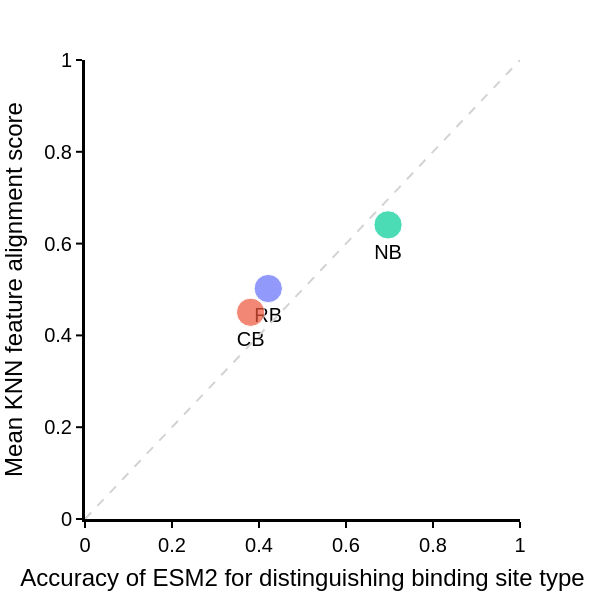

This figure's notebook cell:
### Code cell
import pandas as pd
import plotly.colors as pc
import plotly.express as px
import plotly.graph_objects as go
import numpy as np

distance_metric = "cosine"
df = pd.DataFrame(literature_performance_per_binding_class).T.reset_index()
df.columns = ["binding_class",
                "label_size", "text_label", "cosine", "la"]
df['binding_class_name'] = df[
    'binding_class'
    ].str.replace(".", " ")
df['label_size'] = np.sqrt(df['label_size'].to_numpy().astype(float))

df_sorted = df.sort_values(by="label_size", ascending=False).reset_index(
    drop=True
    )
num_classes = df_sorted['binding_class_name'].nunique()
df_sorted['label_size'] = df_sorted['label_size'].astype(float)

fig_1b = px.scatter(
    df_sorted,
    x="la",
    y=distance_metric,
    color="binding_class_name",
    size="label_size",
    text="text_label",
)
fig_1b.update_layout(
    template="plotly_white",
    font={"family": "Arial", "color": "black", "size": 20},
    width=600,
    height=600,
    showlegend=False,
    xaxis=dict(
        showgrid=False,
        linecolor='black',
        linewidth=3,
        title="Accuracy of ESM2 for distinguishing binding site type",
        ticks='outside',           # show ticks outside the axis
        tickwidth=2,               # width of the ticks
        tickcolor='black',         # color of the ticks
        ticklen=6,                 # length of the ticks
        range=[0, 1]
    ),
    yaxis=dict(
        showgrid=False,
        linecolor='black',
        linewidth=3,
        title="Mean KNN feature alignment score",
        ticks='outside',           # show ticks outside the axis
        tickwidth=2,               # width of the ticks
        tickcolor='black',         # color of the ticks
        ticklen=6,                 # length of the ticks 
        range=[0, 1]
    )
)

fig_1b.update_traces(textposition="bottom center")

fig_1b.add_shape(
    type="line",line_width=2, line_dash="dash", line_color="lightgrey",
    x0=0, y0=0, 
    x1=1, y1=1
)

### Figure 1 — Plotly figure (JSON) as saved in the notebook; plotly's stock layout.template omitted (floating-point values rounded to 4 significant figures)
{"data": [{"hovertemplate": "binding_class_name=Binding<br>la=%{x}<br>cosine=%{y}<br>label_size=%{marker.size}<br>text_label=%{text}<extra></extra>", "legendgroup": "Binding", "marker": {"color": "#636efa", "size": [113.9], "sizemode": "area", "sizeref": 0.2847, "symbol": "circle"}, "mode": "markers+text", "name": "Binding", "orientation": "v", "showlegend": true, "text": ["RB"], "textposition": "bottom center", "type": "scatter", "x": [0.4213], "xaxis": "x", "y": [0.5021], "yaxis": "y"}, {"hovertemplate": "binding_class_name=Cryptic-Binding<br>la=%{x}<br>cosine=%{y}<br>label_size=%{marker.size}<br>text_label=%{text}<extra></extra>", "legendgroup": "Cryptic-Binding", "marker": {"color": "#EF553B", "size": [113.9], "sizemode": "area", "sizeref": 0.2847, "symbol": "circle"}, "mode": "markers+text", "name": "Cryptic-Binding", "orientation": "v", "showlegend": true, "text": ["CB"], "textposition": "bottom center", "type": "scatter", "x": [0.3808], "xaxis": "x", "y": [0.4504], "yaxis": "y"}, {"hovertemplate": "binding_class_name=Non-Binding<br>la=%{x}<br>cosine=%{y}<br>label_size=%{marker.size}<br>text_label=%{text}<extra></extra>", "legendgroup": "Non-Binding", "marker": {"color": "#00cc96", "size": [113.9], "sizemode": "area", "sizeref": 0.2847, "symbol": "circle"}, "mode": "markers+text", "name": "Non-Binding", "orientation": "v", "showlegend": true, "text": ["NB"], "textposition": "bottom center", "type": "scatter", "x": [0.6967], "xaxis": "x", "y": [0.6408], "yaxis": "y"}], "layout": {"font": {"color": "black", "family": "Arial", "size": 20}, "height": 600, "legend": {"itemsizing": "constant", "title": {"text": "binding_class_name"}, "tracegroupgap": 0}, "margin": {"t": 60}, "shapes": [{"line": {"color": "lightgrey", "dash": "dash", "width": 2}, "type": "line", "x0": 0, "x1": 1, "y0": 0, "y1": 1}], "showlegend": false, "width": 600, "xaxis": {"anchor": "y", "domain": [0, 1], "linecolor": "black", "linewidth": 3, "range": [0, 1], "showgrid": false, "tickcolor": "black", "ticklen": 6, "ticks": "outside", "tickwidth": 2, "title": {"text": "Accuracy of ESM2 for distinguishing binding site type"}}, "yaxis": {"anchor": "x", "domain": [0, 1], "linecolor": "black", "linewidth": 3, "range": [0, 1], "showgrid": false, "tickcolor": "black", "ticklen": 6, "ticks": "outside", "tickwidth": 2, "title": {"text": "Mean KNN feature alignment score"}}}}
